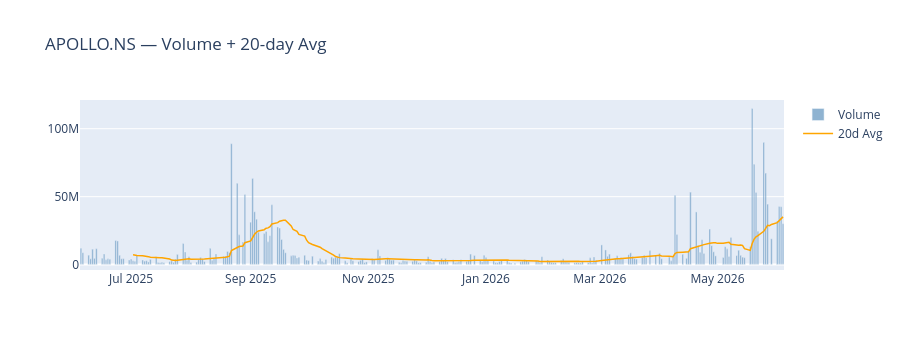

Notebook cell for this chart:
### Code cell
# ── 12f. Volume ──────────────────────────────────────────────────────────────
vol_avg = df["Volume"].rolling(20).mean()

fig = go.Figure()
fig.add_trace(go.Bar(   x=df.index, y=df["Volume"], name="Volume",  marker_color="steelblue", opacity=0.6))
fig.add_trace(go.Scatter(x=df.index, y=vol_avg,     name="20d Avg", line=dict(color="orange", width=1.5)))
fig.update_layout(title=f"{ticker} — Volume + 20-day Avg", height=350)
fig.show()

### Figure 1 — Plotly figure (JSON) as saved in the notebook; plotly's stock layout.template omitted (floating-point values rounded to 4 significant figures; data arrays with more than 128 entries replaced by an {"elided": "..."} marker saying what was removed)
{"data": [{"marker": {"color": "steelblue"}, "name": "Volume", "opacity": 0.6, "type": "bar", "x": {"elided": "249 str values"}, "y": {"elided": "249 int values"}}, {"line": {"color": "orange", "width": 1.5}, "name": "20d Avg", "type": "scatter", "x": {"elided": "249 str values"}, "y": {"elided": "249 float values"}}], "layout": {"height": 350, "title": {"text": "APOLLO.NS — Volume + 20-day Avg"}}}
